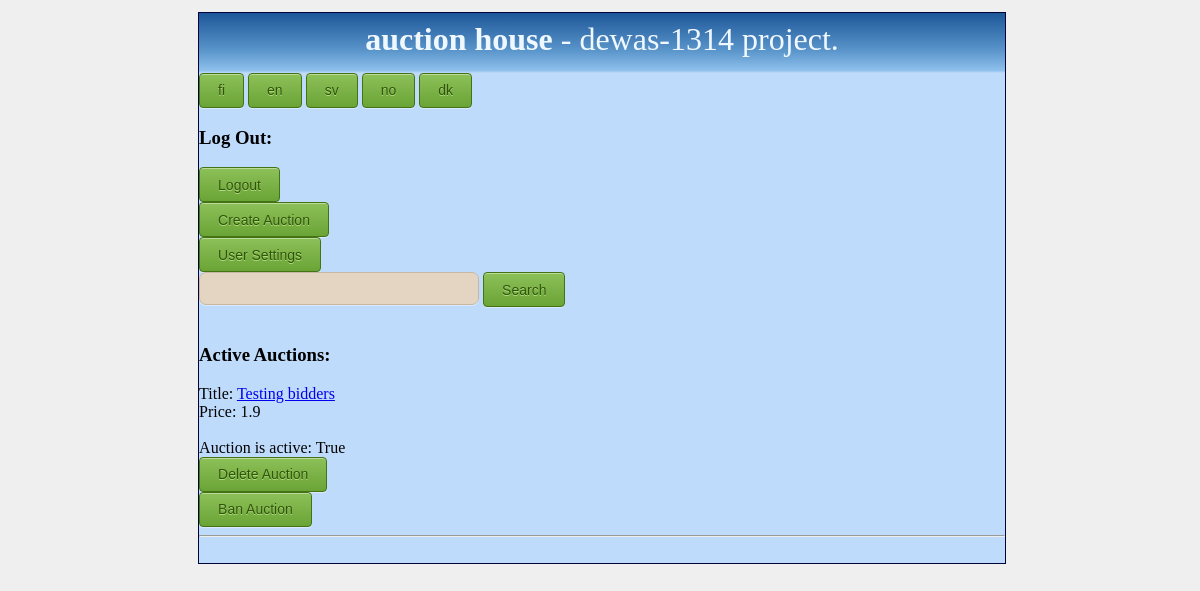
The page /auctionhouse/ (signed in) on the database as committed earlier.
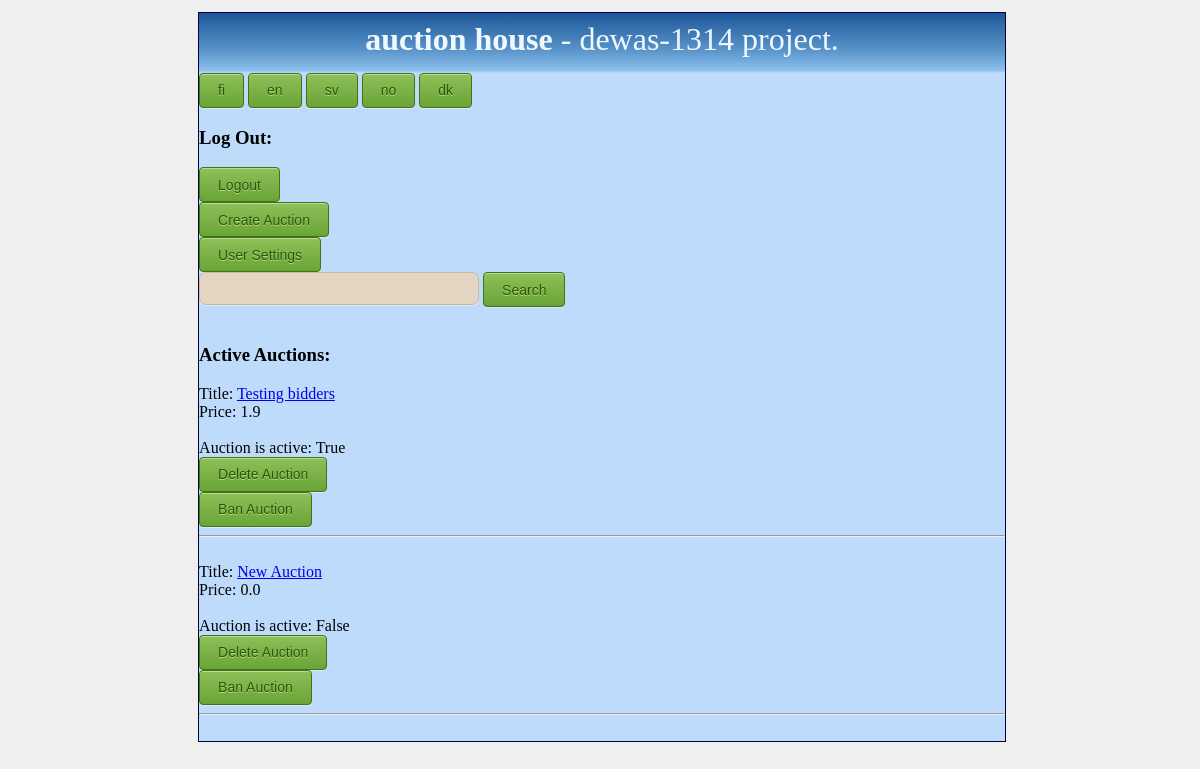
The same page on the database as committed later.
### AuctionApp/models.py (models this page shows)
class Auction(models.Model):
    id = models.AutoField(primary_key=True)
    ownerid = models.ForeignKey(User, related_name="created")
    starttime = models.DateTimeField(default=datetime.utcnow(), blank=True)
    endtime = models.DateTimeField(default=timezone.now(), blank=True)
    title = models.CharField(max_length=30, default="New Auction")
    content = models.TextField()
    version = models.PositiveIntegerField(default=0)
    min_price = models.FloatField(default=0.00)
    is_active = models.BooleanField(default=False)
    is_locked = models.BooleanField(default=False)
    latest_bid_by = models.ForeignKey(User, related_name="bids")

### AuctionApp/views.py (the view)
def home(request):
    if request.method == "POST":
        if request.POST.get('login', ''):
            log_in(request)
        elif request.POST.get('', 'reguser'):
            return render(request, "register_user.html")
    if request.user.is_superuser:
        auctions = Auction.objects.order_by('starttime')
    else:
        auctions = Auction.objects.filter(is_active=True)
    if request.method == "GET":
        if request.GET.get('searchbutton'):
            searchvalue = request.GET['searchfield']
            if not searchvalue == "":
                auctions = Auction.objects.filter(title=searchvalue)
    if not 'loggedin' in request.session:
        request.session['loggedin'] = 0
    return render(request, "index.html", {'auctions': auctions, 'loggedin': request.session['loggedin'],
                                          'user': request.user})

### templates/index.html (shortened to what this page needs)
{% load i18n %}
{% include "head.html" %}
{% include "body.html" %}
<form action="/language/" name="language" method="POST">
    <input class="submit-button" type="submit" name="FI" value="fi">
    <input class="submit-button" type="submit" name="EN" value="en">
    <input class="submit-button" type="submit" name="SV" value="sv">
    <input class="submit-button" type="submit" name="NO" value="no">
    <input class="submit-button" type="submit" name="DK" value="dk">
</form>
{% if loggedin == True %}
	<h3>Log Out:</h3>
	<form action="/logout/" method="post">
		<input class="submit-button" type="submit" value="{% trans "Logout" %}">
	</form>
	<form action="/auction/" method="post">
		<input class="submit-button" type="submit" value="{% trans "Create Auction" %}">
	</form>
	<form action="/userprofile/" method="post">
		<input class="submit-button" type="submit" value="{% trans "User Settings" %}">
	</form>
{% endif %}
<form action="/auctionhouse/" method="get">
	<input class="form-field" type="search" name="searchfield">
	<input class="submit-button" type="submit" name="searchbutton" value="{% trans "Search" %}">
</form>
<h3>{% trans "Active Auctions" %}:</h3>
{% for i in auctions %}
	Title: <a href="/auction/{{ i.id }}/">{{ i.title }}</a><br>
	Price: {{ i.min_price }}<br><br>
	{% if user.is_superuser %}
		Auction is active: {{ i.is_active }}<br>
		<form action="/deleteauction/{{ i.id }}/" method="post">
			<input class="submit-button" type="submit" name="delauction" value="{% trans "Delete Auction" %}">
		</form>
		{% if i.is_locked == False %}
			<form action="/banauction/{{ i.id }}/" method="post">
				<input class="submit-button" type="submit" name="ban_auction" value="{% trans "Ban Auction" %}">
			</form>
		{% elif i.is_locked == True and i.is_active == False %}
			Auction Locked: {{ i.is_locked }}
			<form action="/banauction/{{ i.id }}/" method="post">
				{% csrf_token %}
				<input class="submit-button" type="submit" name="unban_auction" value="{% trans "Unban Auction" %}">
			</form>
		{% endif %}
	{% endif %}
	<hr>
	<br>
{% endfor %}
{% include "footer.html" %}

Rows that differ between the two databases and show on the page:
added Auction: title "New Auction", min_price "0.0", is_active "False"
